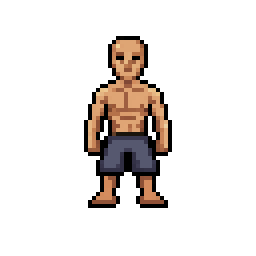
#> input picture pixellab-pip-generations/paper-doll-human-idle-south-20261021/body-raw-00.png, 64 x 64 px (shown 4 times larger); its folder holds 5 pictures in this run
$ python assemble_review.py
#> lines starting #> are read from the running program, lines starting #| are printed output that depends on the picture
"""Review-only masking/padding of PixelLab pixels; no painting or motion repair."""
from pathlib import Path
import json
from PIL import Image, ImageDraw

ROOT = Path(__file__).resolve().parent

def rgba_pixels(image):
    return [(r,g,b,a) if a else (0,0,0,0) for r,g,b,a in image.get_flattened_data()]

def gif(name, frames):
    colors = sorted({(r,g,b) for image in frames for r,g,b,a in image.get_flattened_data() if a})
    if len(colors) > 255:
        raise ValueError('Exact GIF palette would exceed 255 visible colors')
    lookup = {rgb:i+1 for i,rgb in enumerate(colors)}
    palette = [0,0,0] + [v for color in colors for v in color]
    palette += [0] * (768-len(palette))
    output = []
    for image in frames:
        frame = Image.new('P', image.size)
        frame.putpalette(palette)
        frame.putdata([lookup[(r,g,b)] if a else 0 for r,g,b,a in image.get_flattened_data()])
        output.append(frame)
    path = ROOT/name
    output[0].save(path,save_all=True,append_images=output[1:],duration=250,
                   loop=0,disposal=2,transparency=0,optimize=False)
    decoded = Image.open(path)
    assert decoded.n_frames == 4 and decoded.info['loop'] == 0
    for i, original in enumerate(frames):
        decoded.seek(i)
        assert decoded.disposal_method == 2 and decoded.info['duration'] == 250
        assert rgba_pixels(decoded.convert('RGBA')) == rgba_pixels(original)

def pad(image):
    result = Image.new('RGBA',(84,84))
    result.paste(image,(10,13))
    return result

body = [Image.open(ROOT/f'body-raw-{i:02}.png').convert('RGBA') for i in range(5)]
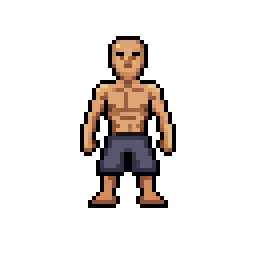
#> input picture pixellab-pip-generations/paper-doll-human-idle-south-20261021/body-raw-01.png, 64 x 64 px (shown 4 times larger)
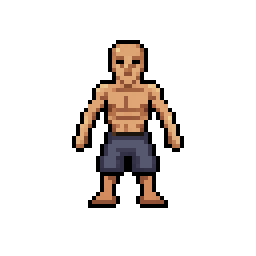
#> input picture pixellab-pip-generations/paper-doll-human-idle-south-20261021/body-raw-02.png, 64 x 64 px (shown 4 times larger)
#> (the run stopped early here; a loop or call above may not have finished)
